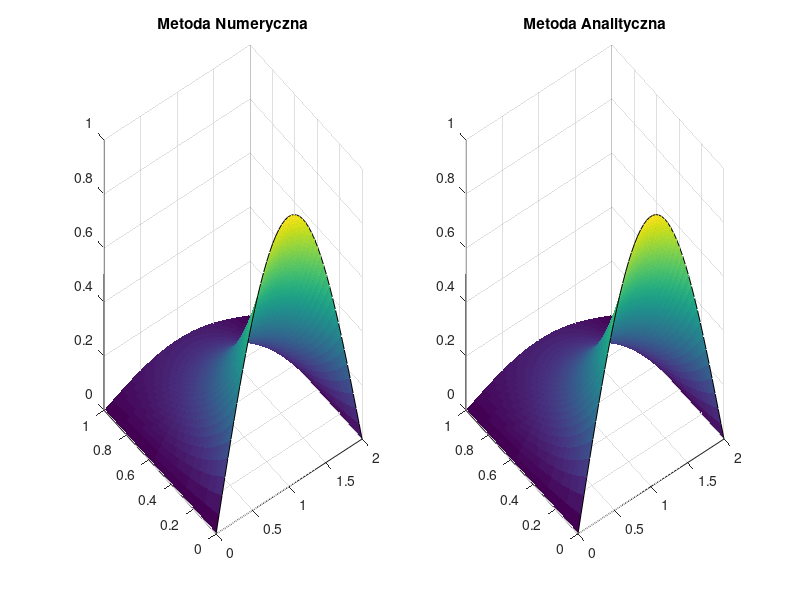

This chart was generated by the following MATLAB code:
clc,clear all
tic
%rozwi�zanie analityczne
G = @(x,t) sin(pi.*x./2).*exp(-(pi.^2).*t./4);

%przedzia� omega
xa=0;
xb=2;
yc=0;
yd=1;

%warunki brzegowe
u1 = @(x) 0;
u2 = @(x) 0;
u3 = @(x,t) sin(pi*x/2);

licznik=0;
%siatka
m=50;
D=1;
deltax=(xb-xa)/(m-1);
x=[xa:deltax:xb];         %przedzia� przestrzenny
deltat=(deltax^2)/(20*D); %dzielimy od razu przez 10, aby warto�� nie by�a blisko deltat graniczne
n_end=floor(yd/deltat)+1;
t=[0:deltat:1];           %przedzia� czasowy

%macierz
psi=zeros(n_end,length(x)); %utworzenie pustej macierzy

%dodanie warunku pocz�tkowego
psi(1,:) = u3(x);
psi(:,1) = u1(t);
psi(:,m) = u2(t);

A = (2+(deltax^2)/(deltat))*diag(eye(m-2));
B = diag(A) + -1*diag(diag(eye(m-3)),-1) + -1*diag(diag(eye(m-3)),1);
for n=2:n_end
  F = diag(eye(m-2)) * deltax^2/deltat .* psi(n-1,2:m-1)';
  F(1) = F(1) + psi(n,1);
  F(length(F)) = F(length(F)) + psi(n, m);  
  psi(n,2:m-1) = linsolve(B,F);
  licznik = licznik+1;
end

[X,T] = meshgrid(x,t);
subplot(1,2,1)
surf(X,T,psi)
title('Metoda Numeryczna')
subplot(1,2,2)
surf(X,T,(G(X,T)))
title('Metoda Analityczna')
Error=max(max(abs(psi-G(X,T))))
licznik
toc